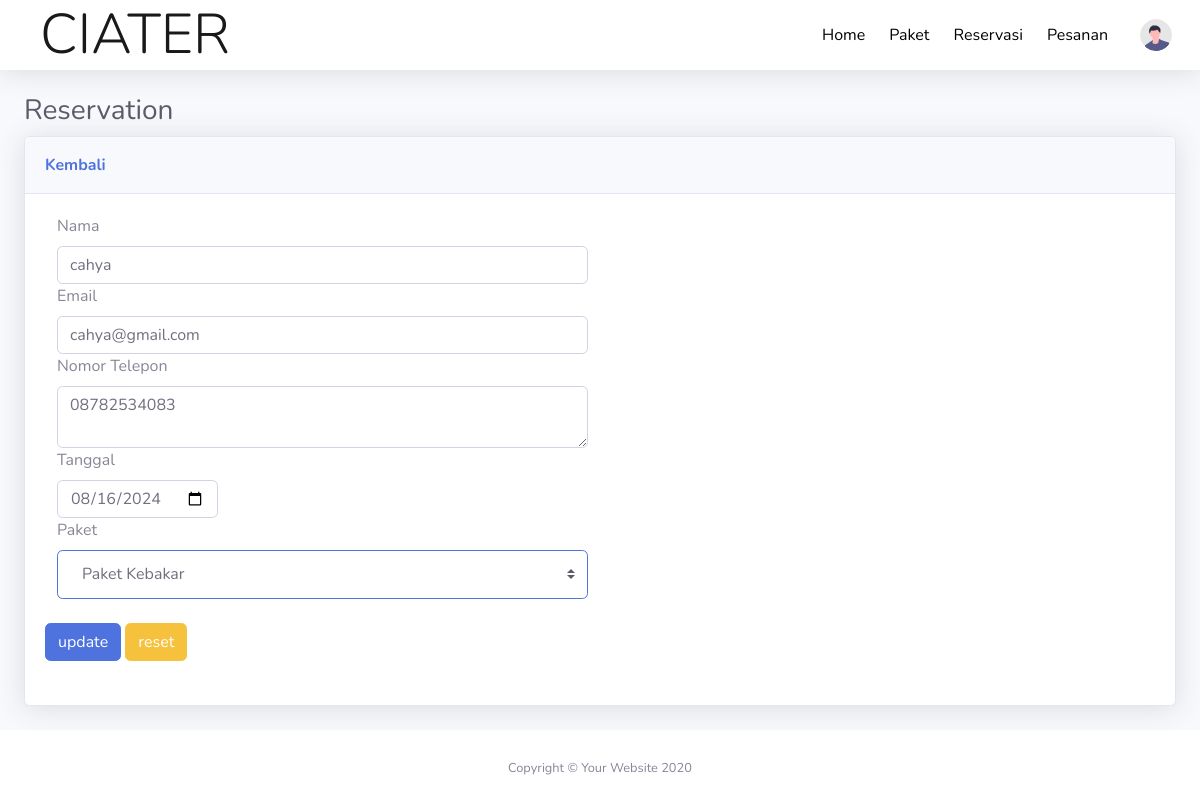
Page /reservation/edit_topmenu.php?idx=15 on the committed database.
### tables this page shows
CREATE TABLE `pesanan` (
  `id` int(10) NOT NULL,
  `nama` text NOT NULL,
  `email` varchar(64) NOT NULL,
  `telepon` varchar(20) NOT NULL,
  `tgl` varchar(10) NOT NULL,
  `banyaknya` text NOT NULL
);

### reservation/edit_topmenu.php (the view, shortened to what this page needs)
<?php
include("koneksi.php");
$id = $_GET['idx'];
$qry = mysqli_query($conn, "select * from pesanan where id='$id'");
$data = mysqli_fetch_array($qry);
?>
<!DOCTYPE html>
<html lang="en">
<head>
    <link href="vendor/fontawesome-free/css/all.min.css" rel="stylesheet" type="text/css">
    <link href="css/sb-admin-2.min.css" rel="stylesheet">
    <link href="vendor/datatables/dataTables.bootstrap4.min.css" rel="stylesheet">
</head>
<body id="page-top">
    <div id="wrapper">
        <div id="content-wrapper" class="d-flex flex-column">
            <div id="content">
                <?php
                include("topbar.php");
                ?>
                <div class="container-fluid">
                    <h1 class="h3 mb-2 text-gray-800">Reservation</h1>
                    <div class="card shadow mb-4">
                        <div class="card-header py-3">
                            <a href="reservation.php" class="m-0 font-weight-bold text-primary">Kembali</a>
                        </div>
                        <div class="card-body">
                            <form class="user" action="" method="post" enctype="multipart/form-data">
                                <div class="form-group-row">
                                    <div class="col-sm-6 mb-3 mb-sm-0"><label for="nama">Nama</label>
                                        <input type="text" class="form-control" id="nama" name="nama"
                                            value="<?php echo $data["nama"] ?>" required></input>
                                    </div>
                                </div>
                                <div class="form-group-row">
                                    <div class="col-sm-6 mb-3 mb-sm-0"><label for="email">Email</label>
                                        <input type="text" class="form-control" id="email" name="email"
                                            value="<?php echo $data["email"] ?>" required></input>
                                    </div>
                                </div>
                                <div class="form-group-row">
                                    <div class="col-sm-6 mb-3 mb-sm-0"><label for="desc">Nomor Telepon</label>
                                        <textarea class="form-control" id="telepon" name="telepon"
                                            required><?php echo $data["telepon"] ?></textarea>
                                    </div>
                                </div>
                                <div class="form-group-row">
                                    <div class="col-sm-2 mb-3 mb-sm-0"><label for="tgl">Tanggal</label>
                                        <input type="date" class="form-control" id="tgl" name="tgl"
                                            value="<?php echo $data["tgl"] ?>" required></input>
                                    </div>
                                </div>
                                <div class="form-group-row">
                                    <div class="col-sm-6 mb-3 mb-sm-0"><label for="bnyk"
                                            class="form-label">Paket</label>
                                        <select class="custom-select bg-transparent border-primary px-4" name="bnyk"
                                            style="height: 49px;">
                                            <option selected><?php echo $data["banyaknya"] ?></option>
                                        </select>
                                    </div>
                                </div>
                                <br>
                                <input type="submit" value="update" class="btn btn-primary" name="sv">
                                <input type="reset" value="reset" class="btn btn-warning">
                            </form>
                            <br>
                        </div>
                    </div>
                </div>
            </div>
            <footer class="sticky-footer bg-white">
                <div class="container my-auto">
                    <div class="copyright text-center my-auto">
                        <span>Copyright &copy; Your Website 2020</span>
                    </div>
                </div>
            </footer>
        </div>
    </div>
</body>
</html>

### rows in the picture
pesanan: nama "cahya", email "cahya@gmail.com", telepon "08782534083", tgl "08/16/2024", bnyk "Paket Kebakar"
